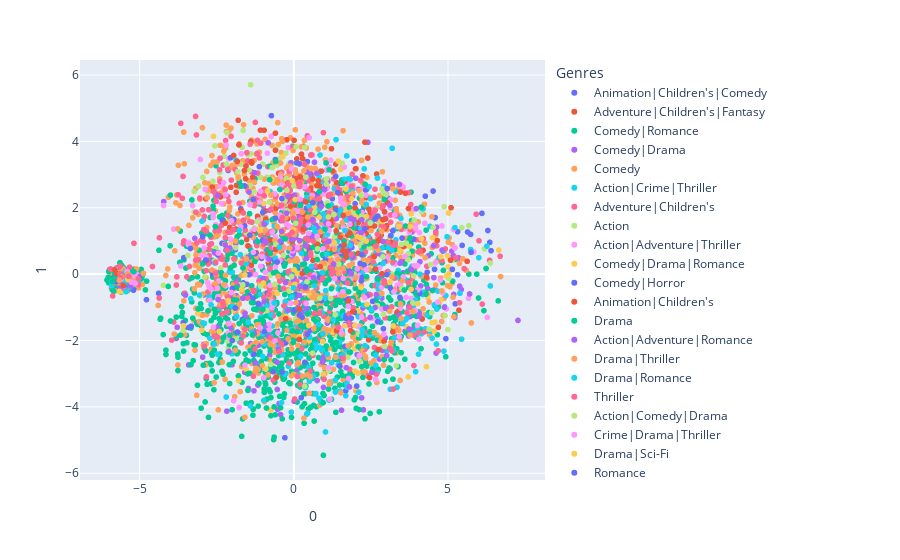

This figure's notebook cell:
### Code cell
# embedded movie dataframe
# embedded_movie = movies_genres_df['MovieID'].apply(test_model.get_layer('movie_embedding'))
# columns = [x for x in range(100)]
# embedded_movie_df = pd.DataFrame(columns = columns)
# for data in embedded_movie:
#     embedded_movie_df = embedded_movie_df.append(pd.Series(data), ignore_index=True)

# Get the embedding layer
embedding_layer = test_model.get_layer('movie_embedding')
# Convert movie IDs to tensors and pass through the embedding layer
embedded_movie = []
for movie_id in movies_genres_df['MovieID']:
    # Reshape and convert to tensor
    tensor_id = tf.convert_to_tensor([movie_id])
    embedding = embedding_layer(tensor_id).numpy().flatten()
    embedded_movie.append(embedding)
# Create DataFrame from the list
columns = list(range(len(embedded_movie[0])))
embedded_movie_df = pd.DataFrame(embedded_movie, columns=columns)


embedded_movie_df.head()

# PCA
from sklearn.preprocessing import StandardScaler
from sklearn.decomposition import PCA

movie_scaled = StandardScaler().fit_transform(embedded_movie_df)
pca = PCA(n_components=2)
pca.fit(movie_scaled)
movie_pca = pca.transform(movie_scaled)
pca_columns=[f'{n}' for n in range(2)]
movie_df_pca = pd.DataFrame(movie_pca,columns=pca_columns)
movie_df_pca = pd.concat([movie_df_pca, movies_df["Title"]], axis=1)
movie_df_pca = pd.concat([movie_df_pca, movies_df["Genres"]], axis=1)
movie_df_pca.head()


fig = px.scatter(movie_df_pca, x='0', y='1', color='Genres')
fig.show()
